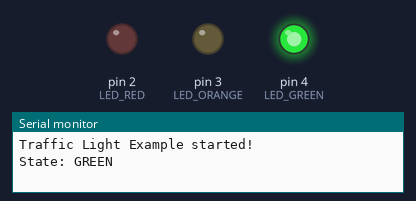
A sketch run on a simulated Arduino Uno, built with avr-gcc and run on an emulated ATmega328P. Shown: output pins drawn as LEDs (lit = HIGH), the last lines printed to the serial monitor.

Above: at 2.7 s.
At 5.6 s:
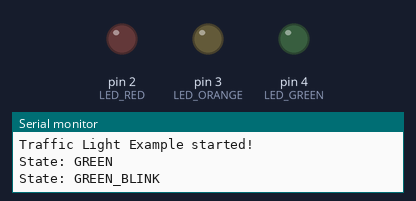
At 9.0 s:
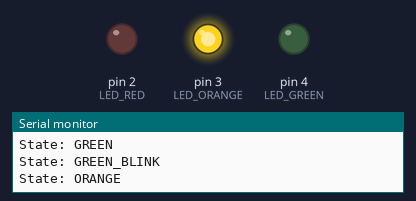
At 12.5 s:
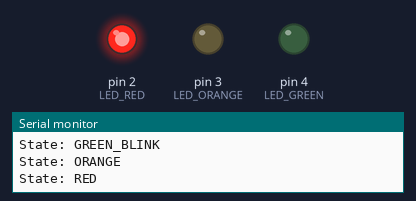
At 16.0 s:
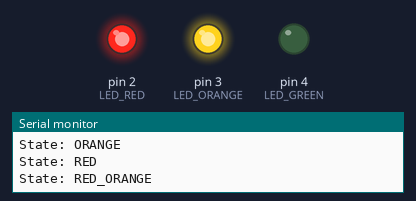
Timing chart, 0 to 22.1 s (numbered marks = the images above):
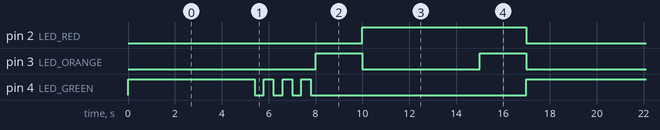

Measured:
- by itself, pin 2 (LED_RED): alternates HIGH for 7.0 s and LOW for 10.0 s
- by itself, pin 3 (LED_ORANGE): repeats every 17.0 s: LOW 5.0 s, HIGH 2.0 s, LOW 8.0 s, HIGH 2.0 s
- by itself, pin 4 (LED_GREEN): repeats every 17.0 s: 3 × (LOW 0.40 s, HIGH 0.40 s), LOW 9.2 s, HIGH 5.4 s

The sketch:

7.8_LED_Traffic_Light.ino
```cpp
/**
 **************************************************
 *
 * @file        7.8_LED_Traffic_Light.ino
 * @brief       Project that simulates a traffic light with three LEDs, running through green, blinking green, orange,
 *              red and red together with orange, just like the lights on many European roads.
 *              It introduces the finite state machine, or FSM, which is a very common way of writing programs that move
 *              through a fixed series of steps without ever using delay() to wait.
 *              For details, connection diagram and more, check out the example documentation at: <link placeholder>
 * @author      Josip Šimun Kuči @ soldered.com
 ***************************************************
 */

/*
These are the variables to which we pass the numbers of pins that we had connected the three LEDs to.
The NULA board has a pin naming logic as follows: IO4, where 4 is the number that we give to the variable.
If you wish to use a different pin, make sure you are using a IO__ marked pin.

Remember that every one of these LEDs needs its own 330 Ohm resistor in series with it. That resistor limits how much
current flows, and without it an LED draws more than it is built for and can be damaged.
*/
const int LED_GREEN = 4;
const int LED_ORANGE = 3;
const int LED_RED = 2;

/*
An enum lets us give names to a fixed set of values. Without it we would have to remember that state 0 means green and
state 3 means red, and a mistake there would be very easy to make and very hard to spot. With it we can write GREEN and
RED instead, and the program reads almost like a description of a real traffic light.
Each of these names is one state that our traffic light can be in, and it can only ever be in one of them at a time.
*/
enum TrafficState {
  GREEN,
  GREEN_BLINK,
  ORANGE,
  RED,
  RED_ORANGE
};

/*
This variable holds the state we are in right now. Together with the two below it, it is the whole memory of our state
machine: "lastChange" remembers the moment we entered the current state, and "stateDuration" holds how long we mean to
stay in it. That is all a finite state machine needs: where am I, since when, and for how long.
*/
TrafficState state = GREEN;
unsigned long lastChange = 0;
unsigned long stateDuration = 0;

/*
These three variables are only used by the blinking green state. "greenOn" remembers whether the green LED is currently
lit, "blinkInterval" is how long it stays that way before flipping, and "lastBlink" remembers when it last flipped.
Feel free to experiment with the interval to make the blinking faster or slower.
*/
bool greenOn = true;
const unsigned long blinkInterval = 400;
unsigned long lastBlink = 0;

void setup() {

  /*
  Serial.begin() establishes serial communication between your board and your computer via a USB cable. We use it here
  to announce every change of state, which makes it much easier to follow what the state machine is doing.
  */
  Serial.begin(115200);

  /*
  pinMode() is a function that configures the specified pin to behave either as an input or in this case as an output.
  All three LEDs are things we write to, so all three pins go into OUTPUT mode.
  */
  pinMode(LED_GREEN, OUTPUT);
  pinMode(LED_ORANGE, OUTPUT);
  pinMode(LED_RED, OUTPUT);

  /*
  Here we set the starting state of our machine. millis() returns the number of milliseconds passed since the board
  began running the current program, so storing it now means "the green state began at this moment". The duration says
  we mean to stay green for 5000 milliseconds, which is five seconds.
  */
  state = GREEN;
  lastChange = millis();
  stateDuration = 5000;

  Serial.println("Traffic Light Example started!");
  Serial.println("State: GREEN");
}

void loop() {

  /*
  We read the clock once at the top of the loop and use that one value everywhere below, which keeps all the comparisons
  in this pass consistent with each other.
  */
  unsigned long now = millis();

  /*
  A switch statement is a tidier way of writing a long chain of if statements when we are comparing one variable against
  several fixed values. Here it lets us give each state its own block of code, and only the block belonging to the
  current state runs.
  Notice that every block does the same two things: it sets the LEDs the way this state wants them, and then it checks
  whether its time is up. If it is, it names the next state, remembers the current moment as the new starting point, and
  sets how long the next state should last. That pattern repeating five times is the entire state machine.
  The break at the end of each block tells the switch statement to stop there instead of falling through into the next
  one.
  */
  switch (state) {

    case GREEN:

      //Green on, everything else off.
      digitalWrite(LED_GREEN, HIGH);
      digitalWrite(LED_ORANGE, LOW);
      digitalWrite(LED_RED, LOW);

      //After five seconds, move on to the blinking green state and give it three seconds.
      if (now - lastChange >= stateDuration) {
        state = GREEN_BLINK;
        lastChange = now;
        stateDuration = 3000;

        /*
        Here we set the blinking up before we hand over to it. Without these two lines the blink would carry on from
        wherever it left off the previous time around the cycle, so the green LED could enter this state switched off
        and the first flash would come at the wrong moment.
        */
        greenOn = true;
        lastBlink = now;

        Serial.println("State: GREEN_BLINK");
      }
      break;

    case GREEN_BLINK:

      /*
      Here we leave the green LED alone, because the blinking below is what decides whether it is on or off. The other
      two stay off.
      */
      digitalWrite(LED_ORANGE, LOW);
      digitalWrite(LED_RED, LOW);

      /*
      This is the blinking itself. Every time the interval has passed we flip greenOn to its opposite value with the "!"
      operator and write the new value to the pin. Because this runs on the clock rather than on delay(), the state
      machine above keeps working the whole time the LED is blinking.
      */
      if (now - lastBlink >= blinkInterval) {
        greenOn = !greenOn;
        digitalWrite(LED_GREEN, greenOn);
        lastBlink = now;
      }

      //After three seconds of blinking, move on to orange and give it two seconds.
      if (now - lastChange >= stateDuration) {
        state = ORANGE;
        lastChange = now;
        stateDuration = 2000;
        Serial.println("State: ORANGE");
      }
      break;

    case ORANGE:

      //Orange on, everything else off.
      digitalWrite(LED_GREEN, LOW);
      digitalWrite(LED_ORANGE, HIGH);
      digitalWrite(LED_RED, LOW);

      //After two seconds, move on to red and give it five seconds.
      if (now - lastChange >= stateDuration) {
        state = RED;
        lastChange = now;
        stateDuration = 5000;
        Serial.println("State: RED");
      }
      break;

    case RED:

      //Red on, everything else off.
      digitalWrite(LED_GREEN, LOW);
      digitalWrite(LED_ORANGE, LOW);
      digitalWrite(LED_RED, HIGH);

      //After five seconds, move on to red together with orange and give it two seconds.
      if (now - lastChange >= stateDuration) {
        state = RED_ORANGE;
        lastChange = now;
        stateDuration = 2000;
        Serial.println("State: RED_ORANGE");
      }
      break;

    case RED_ORANGE:

      /*
      Red and orange lit at the same time, which on many European traffic lights is the warning that green is coming.
      */
      digitalWrite(LED_GREEN, LOW);
      digitalWrite(LED_ORANGE, HIGH);
      digitalWrite(LED_RED, HIGH);

      //After two seconds we are back at the start, and the whole cycle begins again.
      if (now - lastChange >= stateDuration) {
        state = GREEN;
        lastChange = now;
        stateDuration = 5000;
        Serial.println("State: GREEN");
      }
      break;
  }
}
```
